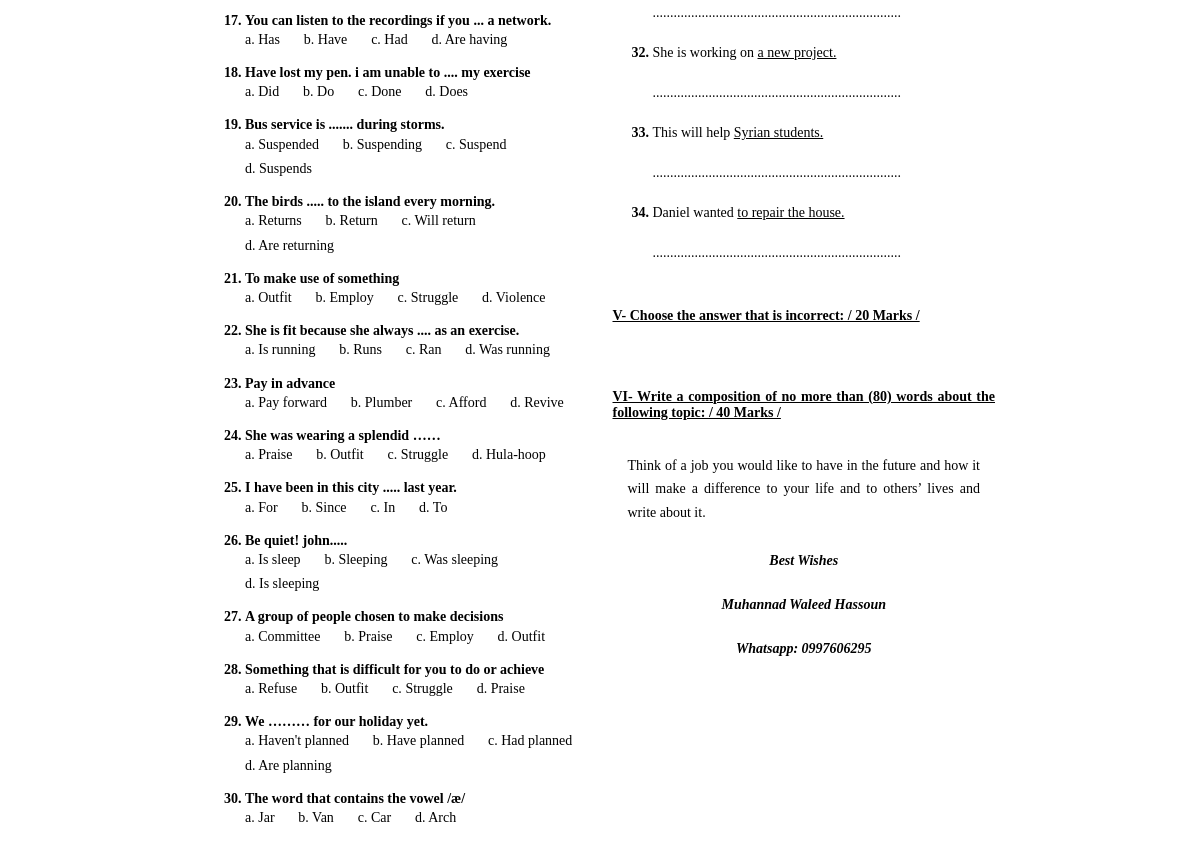
Before: /9th (lower part) with the older database file.
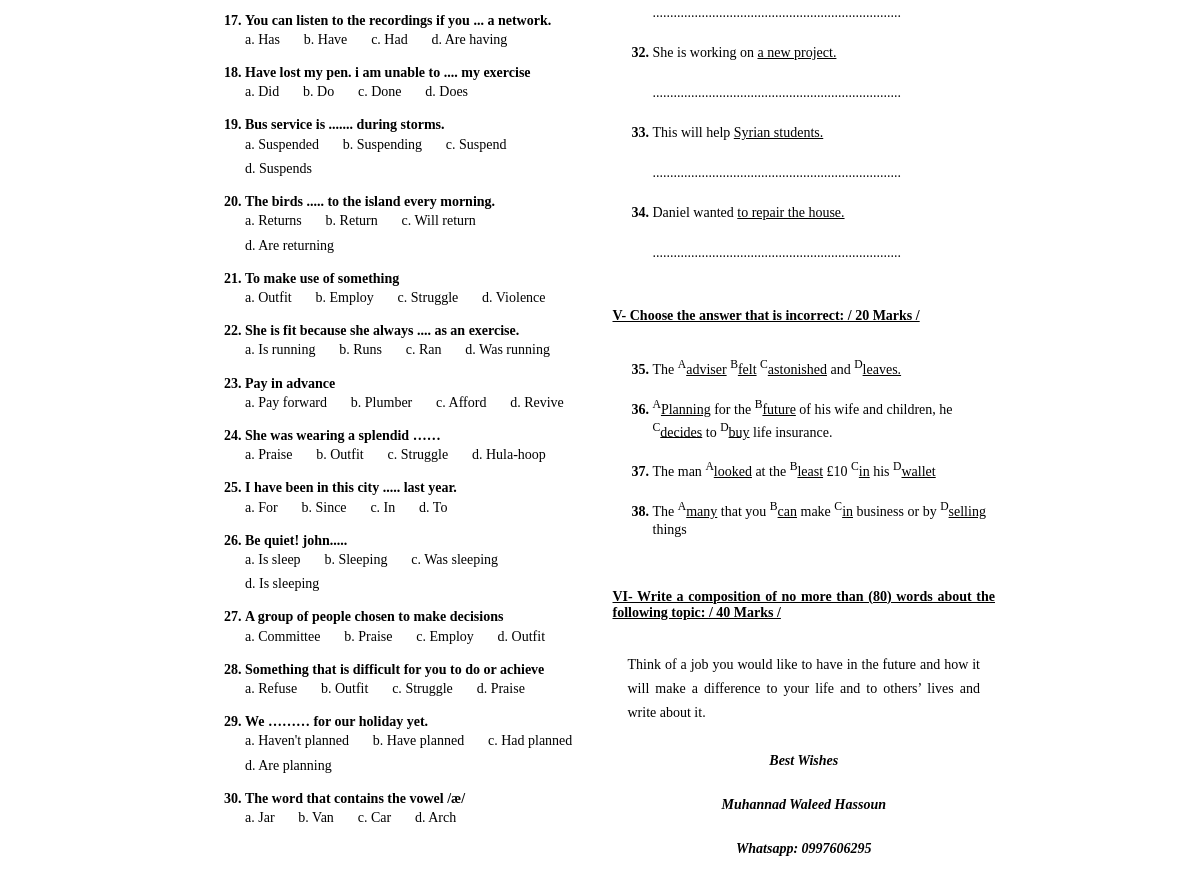
After: the same page with the newer database file.
### grade9/models.py (models this page shows, shortened)
class Multiples(models.Model):
    question = models.CharField(max_length=200)
    answer_1 = models.CharField(max_length=200)
    answer_2 = models.CharField(max_length=200)
    answer_3 = models.CharField(max_length=200)
    answer_4 = models.CharField(max_length=200)
    type = models.CharField(max_length=30,
                            choices=[("grammar", "Grammar"), ("phonetics", "Phonetics"), ("vocabulary", "Vocabulary")])
    correct_answer = models.CharField(max_length=200)
    chapter = models.ForeignKey(Chapter, on_delete=models.CASCADE)
    class Meta:
        verbose_name = "4- Multiple Options Question"

class MakeQuestions(models.Model):
    question = models.CharField(max_length=200)
    underlined_word = models.CharField(max_length=30)
    answer_1 = models.CharField(max_length=200)
    answer_2 = models.CharField(max_length=200, null=True, blank=True)
    chapter = models.ForeignKey(Chapter, on_delete=models.CASCADE)
    class Meta:
        verbose_name = "5- Forming Question"

class Paragraphs(models.Model):
    paragraph = models.TextField()
    chapter = models.ForeignKey(Chapter, on_delete=models.CASCADE)
    class Meta:
        verbose_name = "7- Paragraph"

class CTMistake(models.Model):
    text = models.CharField(max_length=250)
    error1 = models.CharField(max_length=90)
    error2 = models.CharField(max_length=90)
    error3 = models.CharField(max_length=90)
    error4 = models.CharField(max_length=90)
    correct_answer = models.CharField(max_length=90, )
    chapter = models.ForeignKey(Chapter, on_delete=models.CASCADE)
    class Meta:
        verbose_name = "8- Choose the mistake"

### grade9/views.py (the view)
def main(request):
    chapters = ['1s', '2s', '1a', '2a', '3s', '3a']
    s = set()
    for ch in chapters:
        s.add(int((ch[0])))
    dic = [
        "صفر ",
        " الأولى ",
        " الثانية ",
        " الثالثة ",
        "الرابعة",
        "الخامسة",
        "السادسة",
        "السابعة",
        "الثامنة",
        "التاسعة",
        "العاشرة",
        "الحادية عشر",
        "الثانية عشر",
    ]
    chapter_title = ""
    x = 1
    for c in s:
        chapter_title += " " + dic[c]
        chapter_title += " و "
    if chapter_title[-2] == "و":
        chapter_title = chapter_title[:-3]
    passage_with_choices = Text.objects.filter(type='choices', chapter__number__in=chapters).order_by('?').first()
    questions_for_the_first_passage = TextQuestion.objects.filter(text_id=passage_with_choices.id)[:5]
    tf_passage = Text.objects.filter(type="tof", chapter__number__in=chapters).order_by('?').first()
    questions_for_the_second_passage = TFQuestions.objects.filter(text_id=tf_passage.id).order_by('?')[:5]
    c = CTMistake.objects.filter(chapter__number__in=chapters).order_by('?')[:4]
    vocabularies = Multiples.objects.filter(type='vocabulary', chapter__number__in=chapters).order_by('?')[:4]
    vocabularies_pks = vocabularies.values_list('pk', flat=True)
    grammars = Multiples.objects.filter(chapter__number__in=chapters).exclude(pk__in=vocabularies_pks).order_by('?')[
               :16]
    questions = MakeQuestions.objects.filter(chapter__number__in=chapters).order_by('?')[:4]
    correct = CorrectTheMistake.objects.filter(chapter__number__in=chapters).order_by('?').first()
    paragraph = Paragraphs.objects.filter(chapter__number__in=chapters).order_by('?').first()
    context = {'passage_with_choices': passage_with_choices,
               'chapters': chapter_title,
               'c': c,
               'questions_for_the_first_passage': questions_for_the_first_passage,
               'tf_passage': tf_passage,
               'questions_for_the_second_passage': questions_for_the_second_passage,
               'vocabularies': vocabularies,
               'grammars': grammars,
               'questions': questions,
               'correct': correct,
               'para': paragraph
               }
    return render(request, "9thGrade/index2.html", context=context)

### grade9/templatetags/custom_filtersGrade9.py (called while the page is built)
@register.filter
def underline(value, word):
    x = mark_safe(value.replace(word, '<u>' + word + '</u>'))
    return x

@register.filter
def underline_and_label(value, word):
    x = mark_safe(value.replace(word.error1, '<sup>A</sup><u>' + word.error1 + '</u>',1))
    x = mark_safe(x.replace(word.error2, '<sup>B</sup><u>' + word.error2 + '</u>',1))
    x = mark_safe(x.replace(word.error3, '<sup>C</sup><u>' + word.error3 + '</u>',1))
    x = mark_safe(x.replace(word.error4, '<sup>D</sup><u>' + word.error4 + '</u>',1))
    return x

### templates/9thGrade/index2.html (shortened to what this page needs)
{% load custom_filtersGrade9 %}
{% load static %}
<!doctype html>
<html lang="en">
<head>
    <link rel="stylesheet" href="{% static 'style.css' %}?{% now "U" %}">
    <link rel="stylesheet" href="{% static 'print.css' %}?{% now "U" %}" media="print">
</head>
<body>
<div class="main">
    <div class="second_page">
        <div class="second_page_left">
            <ol start="15">
                {% for question in grammars %}
                    <li class="multy hatch">{{ question.question.capitalize }}</li>
                    <div class="options">
                        <p>a. {{ question.answer_1.capitalize }}</p>
                        <p>b. {{ question.answer_2.capitalize }}</p>
                        <p>c. {{ question.answer_3.capitalize }}</p>
                        <p>d. {{ question.answer_4.capitalize }}</p>
                    </div>
                {% endfor %}
            </ol>
        </div>
        <div class="second_page_right">
            <ol start="31">
                {% load custom_filtersGrade9 %}
                {% for q in questions %}
                    <li class="make_questions">{{ q.question|underline:q.underlined_word }}</li>
                    <p>.......................................................................</p>
                {% endfor %}
            </ol>
            <h4 class="main_question">V- Choose the answer that is incorrect: / 20
                Marks / </h4>
            <ol class="fin" start="35">
                  {% for q in c %}
            <li>
                {{q.text.capitalize|underline_and_label:q}}
            </li>
                {% endfor %}
            </ol>
            <h4 class="main_question">VI- Write a composition of no more than (80) words about the following topic: / 40
                Marks /</h4>
            <p class="correct_the_mistakes">{{ para.paragraph }}</p>
            <p class="end"><i><b>Best Wishes</b></i></p>
            <p class="end"><i><b>Muhannad Waleed Hassoun </b></i></p>
            <p class="end"><i><b>Whatsapp: 0997606295</b></i></p>
        </div>
    </div>
</div>
</body>
</html>

### grade9/static/style.css (style rules this page uses)
* { box-sizing: border-box; }
body { margin: 0; padding: 0; }
.main { width: 70vw; height: 20vh; background: rgb(255, 255, 255); margin: auto; padding: 0 5px; }
.main_question { text-decoration: underline; }
.options { display: flex; gap: 0 1.7em; flex-wrap: wrap; }
.multy { font-weight: bold; padding-top:10px; }
.options p { margin-top: 1px; padding-top: 0; margin-bottom: 5px; }
.second_page { margin-top: 2em; padding-top: 3em; display: flex; flex-direction: row; text-align: justify; page-break-before: always; font-size: 14px; gap: 25px; background: white; padding-right: 20px; padding-left: 20px; }
.second_page_left { display: flex; flex-direction: column; justify-content: space-between; line-height: 1.3em; width: 50%; }
.second_page_right { display: flex; flex-direction: column; width: 50%; }
.hatch { padding-bottom: 0; padding-top: 5px; text-align: justify; }
.options { padding-bottom:5px; flex-basis: 50%; }
.make_questions { padding: 10px 0; }
.correct_the_mistakes { padding: 0 15px; line-height: 1.7em; }
.end { text-align: center; }
ol > li::marker { font-weight: bold; }
.fin>li { padding-bottom: 1.2em; line-height: 1.3em; text-align: left; letter-spacing: 0; }

### grade9/static/print.css (style rules this page uses)
.main { width: 98vw; height: 10vh; margin-top: 8px; padding: 0; justify-content: center; }
.main_question { text-decoration: underline; }
.second_page { page-break-before: always; }

Changed rows visible on the page:
added CTMistake: text|underline_and_label "The A adviser B felt C astonished and D leaves."
added CTMistake: text|underline_and_label "A Planning for the B future of his wife and children, he C decides to D buy life insurance."
added CTMistake: text|underline_and_label "The man A looked at the B least £10 C in his D wallet"
added CTMistake: text|underline_and_label "The A many that you B can make C in business or by D selling things"
